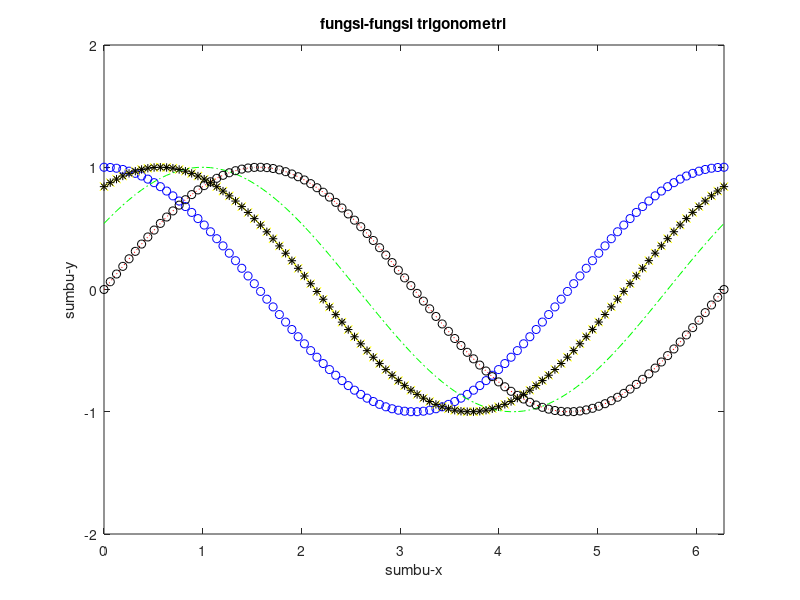
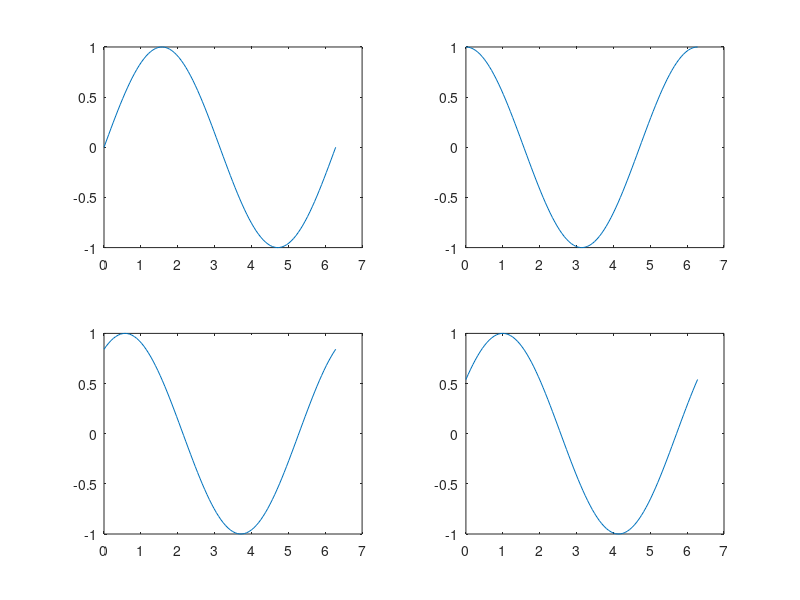

Write MATLAB code to recreate these figures, in order.
clear
clc

%menggambar fungsi trigonmetri
x = linspace(0,2*pi,100)
y = sin(x)



%multiple line
y1 = cos(x)
y2 = sin(x+1)
y3 = cos(x-1)

%memberi nama&label pada plot
figure(1)
plot(x,y,'r:',x,y1,'bo',x,y2,'yx',x,y3,'g-.')
axis([0 2*pi -2 2]) %mengatur panjang dan lebar plot gambar
title('fungsi-fungsi trigonometri')
xlabel('sumbu-x')
ylabel('sumbu-y')

% figure(2)
% plot(x,y,'ko')

%memasukkan figure 2 dan lainnya ke dalam figure 1
hold on %semua plot yang ada dalam hold akan masuk kedalam figure 1
plot(x,y,'ko')
plot(x,y2,'k*')
hold off

%subplot
figure(3)
subplot(2,2,1) %subplot(baris,kolom,posisi)
plot(x,y)
subplot(2,2,2)
plot(x,y1)
subplot(2,2,3)
plot(x,y2)
subplot(2,2,4)
plot(x,y3)

